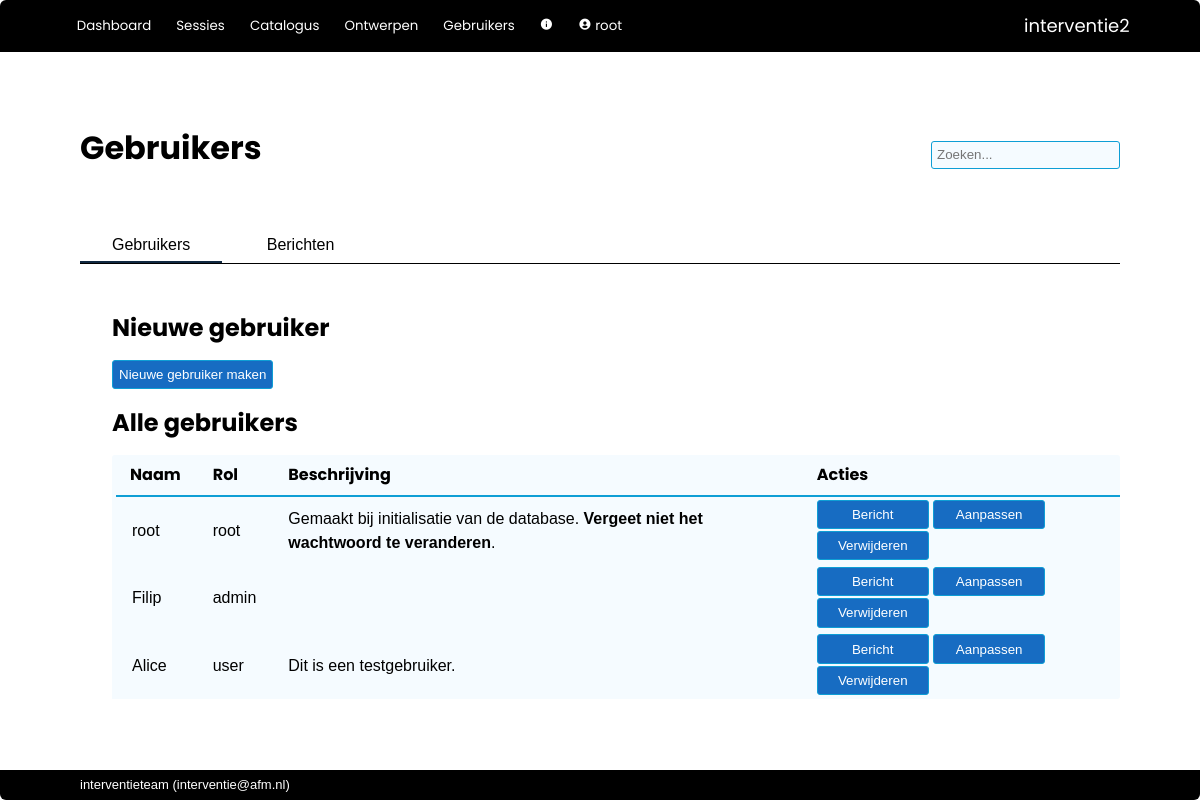
/admin/users (signed in), run on an earlier commit of the app's database.
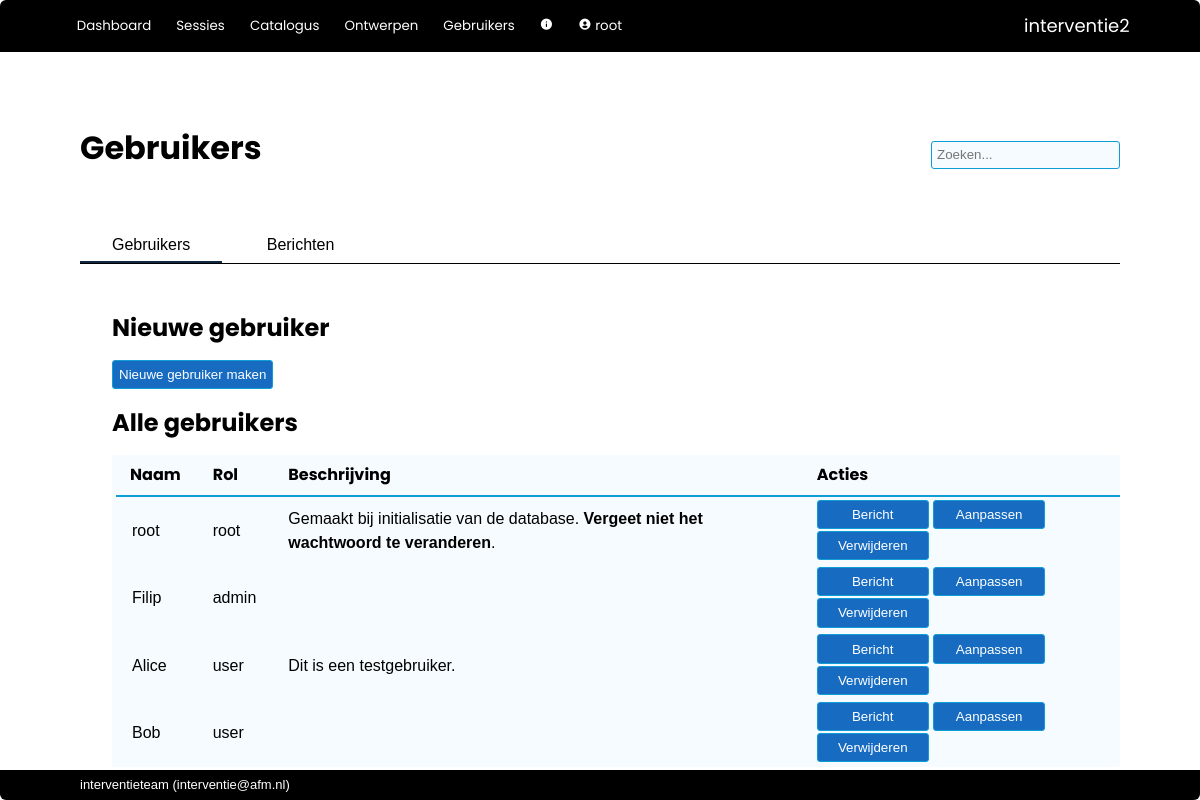
And on a later commit of the database.
### interventie2/models.py (models this page shows, shortened)
class User(db.Model, UserMixin):
    __tablename__ = 'users'
    id            = db.Column(db.Integer, primary_key=True)
    name          = db.Column(db.String(80), nullable=False, unique=True)
    password      = db.Column(db.String(200), nullable=False)
    role_id       = db.Column(db.Integer, db.ForeignKey('roles.id'), nullable=False, default=4) #references roles.id
    description   = db.Column(db.String(2000), nullable=False, default="")
    email         = db.Column(db.String(254))
    link          = db.Column(db.String(1000))
    active        = db.Column(db.Boolean, nullable=False, default=True)
    date_created  = db.Column(db.DateTime(timezone=True), server_default=func.now())
    last_seen     = db.Column(db.DateTime(timezone=True), server_default=func.now())
    role = relationship('Role')
    messages = relationship('Message', back_populates='recipient', foreign_keys="Message.recipient_id", cascade='all, delete-orphan')
    messages_sent = relationship('Message', back_populates='sender', foreign_keys="Message.sender_id")
    worksession = relationship('Worksession', back_populates='creator')
    plan = relationship('Plan', back_populates='creator')
    allowed_worksessions = relationship('Worksession', secondary='worksession_access', back_populates='allowed_users')
    owned_instruments = relationship('Instrument', back_populates='owner')
    def unread_messages(self):
        return sum(1 for message in self.messages if (message.unread) and (message.deliver_after.date() <= date.today()))
    def unread_message_alert(self):
        return self.unread_messages() > 0

class Role(db.Model):
    __tablename__  = 'roles'
    id             = db.Column(db.Integer, primary_key=True) #1=root 2=admin, 3=maintainer, 4=user, 5=demo
    name           = db.Column(db.String(20), nullable=False, unique=True)
    see_app_info   = db.Column(db.Boolean)
    see_all_worksessions = db.Column(db.Boolean)
    edit_catalog   = db.Column(db.Boolean)
    edit_questionnaire = db.Column(db.Boolean)
    edit_users     = db.Column(db.Boolean)
    demo           = db.Column(db.Boolean)

### interventie2/admin/routes.py (the view)
@admin.route('/users', methods=['GET', 'POST'])
@login_required
def index():
    if not current_user.role.edit_users:
        return redirect(url_for('main.index'))
    list_of_users = User.query.order_by(User.id)
    messages = Message.query.order_by(Message.id)
    return render_template('admin/index.html', users=list_of_users, messages=messages)

### interventie2/models.py (called while the page is built)
@login_manager.user_loader
def load_user(user_id):
    return User.query.get(user_id)

### interventie2/admin/templates/admin/index.html (shortened to what this page needs)
{% extends 'base.html' %}
{% block page_title %}
    Gebruikers
{% endblock %}
{% block tabs %}
    <div class="tab_bar">
        <button class="tablinks" onclick="switch_tab(event, 'adm_users')" id="defaultOpen">Gebruikers</button>
        <button class="tablinks" onclick="switch_tab(event, 'adm_messages')">Berichten</button>
    </div>
{% endblock %}
{% block body %}
<div id="adm_users" class="tabcontent">
    <div class="text_area">
        {% if current_user.role.edit_users %}
            <h1>Nieuwe gebruiker</h1>
            <button><a href="{{ url_for('admin.register') }}">Nieuwe gebruiker maken</a></button>
        {% endif %}
        <h1>Alle gebruikers</h1>
        <table class="sortable">
            <thead>
                <tr>
                    <th>Naam</th>
                    <th>Rol</th>
                    <th>Beschrijving</th>
                    <th>Acties</th>
                </tr>
            </thead>
            <tbody>
                {% for user in users %}
                    <tr>
                        <td><a href="{{ url_for('admin.user', id=user.id) }}">{{ user.name }}</a></td>
                        <td><a href="{{ url_for('admin.roles') }}">{{ user.role.name }}</a></td>
                        <td>{{ user.description | escape | truncate(100) | markdown }}</td>
                        <td>
                            <a href="{{ url_for('admin.new_message', recipient_id=user.id) }}"><button>Bericht</button></a>
                            <a href="{{ url_for('admin.edit_user', user_id=user.id) }}"><button>Aanpassen</button></a>
                            <button>{{ macro.confirm_redirect( "Verwijderen", user.name+" verwijderen?", url_for('admin.delete_user', user_id=user.id) ) }}</button>
                        </td>
                    </tr>
                {% endfor %}
            </tbody>
        </table>
    </div>
</div>
{% endblock %}

### interventie2/templates/base.html (shortened to what this page needs)
<!DOCTYPE html>
<html lang="en">
    <head>
        <link rel="stylesheet" href="{{ url_for('static', filename='css/styles.css')}}">
        <link href="https://unpkg.com/boxicons@2.1.2/css/boxicons.min.css" rel="stylesheet">
    </head>
    <body>
        {% import 'jinja_macros.html' as macro %}
        <header>
            <div class="logo">{{ config['APP_NAME'] }}</div>
            <div class="modes">
                {% if current_user.is_authenticated %}
                    <button>
                        <a href="{{ url_for('main.index') }}">Dashboard</a>
                    </button>
                    <button>
                        <a href="{{ url_for('main.worksessions') }}">Sessies</a>
                    </button>
                    <button>
                        <a href="{{ url_for('catalog.index') }}">Catalogus</a>
                    </button>
                    {% if current_user.role.edit_questionnaire %}
                        <button>
                            <a href="{{ url_for('tools.index') }}">Ontwerpen</a>
                        </button>
                    {% endif %}
                    {% if current_user.role.edit_users %}
                        <button>
                            <a href="{{ url_for('admin.index') }}">Gebruikers</a>
                        </button>
                    {% endif %}
                    {% if current_user.role.see_app_info %}
                        <button>
                            <a href="{{ url_for('admin.info') }}"><i class='bx bxs-info-circle'></i></a>
                        </button>
                    {% endif %}
                    <button>
                        <a href="{{ url_for('admin.user', id=current_user.id) }}"><i class='bx bxs-user-circle'></i>
                            {{ current_user.name }}
                        </a>
                    </button>
                {% else %}
                    <button>
                        <a href="{{ url_for('main.login') }}">Login</a>
                    </button>
                {% endif %}
            </div>
        </header>
        <nav>
            <div class="title">{% block page_title %}{% endblock %}</div>
            {% if current_user.is_authenticated %}
                <form action="/analysis/search" method="get" class="search">
                    <input id="search" type="search"  name="q" value="{{ request.args.get('q') or '' }}" placeholder="Zoeken...">
                </form>
            {% endif %}
            <div class="tabs">{% block tabs %}{% endblock %}</div>
        </nav>
        <main>
            <section>{% block body %}{% endblock %}</section>
        </main>
        <footer>{{ config['MAINTAINER'] }} (<a href="mailto:{{ config['MAINTAINER_EMAIL'] }}">{{ config['MAINTAINER_EMAIL'] }}</a>)</footer>
    </body>
</html>

### interventie2/templates/jinja_macros.html (shortened to what this page needs)
{% macro confirm_redirect(link_name, message, address) %}
    <a href="#" onclick="
        var message = &quot; {{ message }} &quot; ;
        var address = &quot; {{ address }} &quot; ;
        var result = confirm(message);
        if (result == true) { window.location.href = address } ;
        return false;
        ">
        {{ link_name }}
    </a>
{%- endmacro %}

What changed in the data, as far as the page shows it:
added User: name "Bob", role.name "user", link_name "Verwijderen"
